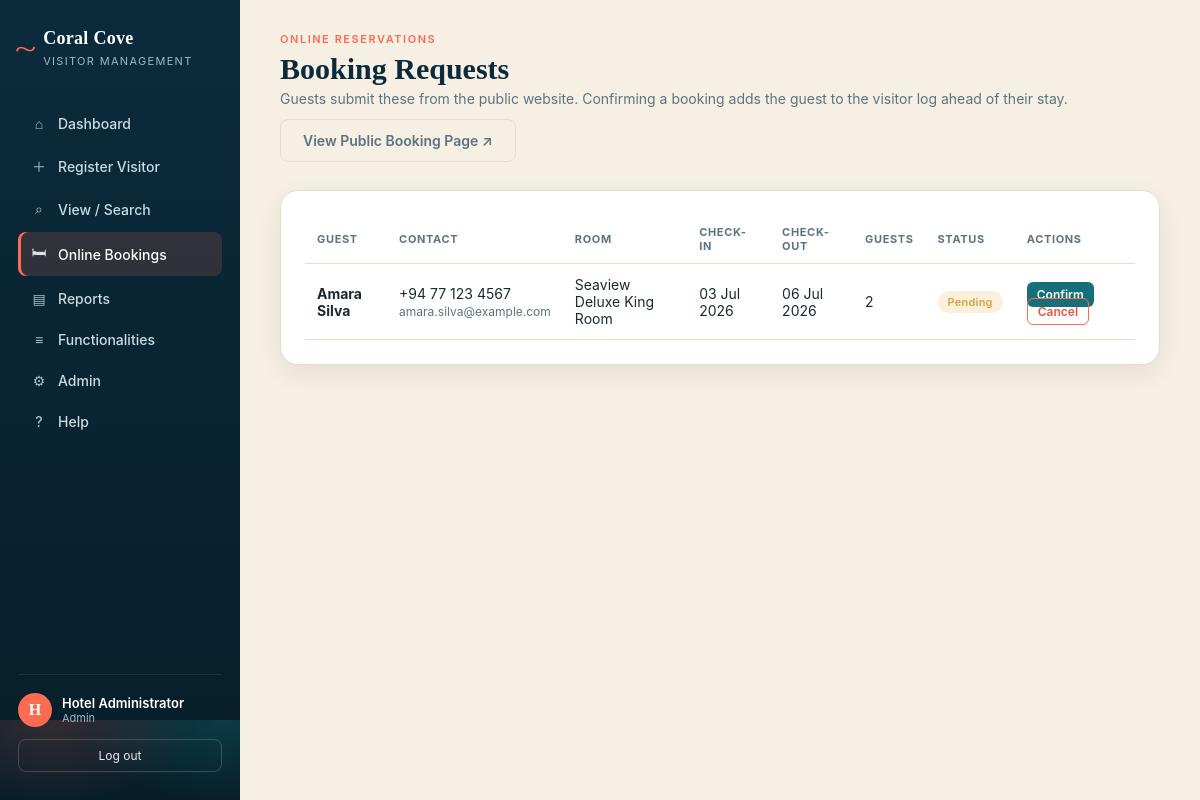
The page /bookings.php (signed in) on the database its author committed.
### tables this page shows
CREATE TABLE IF NOT EXISTS bookings (
    booking_id      INT AUTO_INCREMENT PRIMARY KEY,
    guest_name      VARCHAR(100)  NOT NULL,
    email           VARCHAR(150)  NOT NULL,
    phone           VARCHAR(30)   NOT NULL,
    room_type       VARCHAR(100)  NOT NULL,
    check_in_date   DATE          NOT NULL,
    check_out_date  DATE          NOT NULL,
    guests          INT           NOT NULL DEFAULT 1,
    special_requests TEXT,
    status          ENUM('Pending','Confirmed','Cancelled') NOT NULL DEFAULT 'Pending',
    linked_visitor_id INT NULL,
    created_at      TIMESTAMP DEFAULT CURRENT_TIMESTAMP,
    FOREIGN KEY (linked_visitor_id) REFERENCES visitors(visitor_id) ON DELETE SET NULL
);

### bookings.php (the view, shortened to what this page needs)
<?php
require_once __DIR__ . '/includes/auth.php';
$bookings = $pdo->query("SELECT * FROM bookings ORDER BY created_at DESC")->fetchAll();
include __DIR__ . '/includes/header.php';
?>
<div class="page-head">
  <div>
    <span class="eyebrow">Online Reservations</span>
    <h1>Booking Requests</h1>
    <p>Guests submit these from the public website. Confirming a booking adds the guest to the visitor log ahead of their stay.</p>
  </div>
  <a href="book_room.php" target="_blank" class="btn btn-ghost">View Public Booking Page ↗</a>
</div>
<div class="card">
  <table>
    <thead>
      <tr><th>Guest</th><th>Contact</th><th>Room</th><th>Check-in</th><th>Check-out</th><th>Guests</th><th>Status</th><th>Actions</th></tr>
    </thead>
    <tbody>
      <?php foreach ($bookings as $b): $cls = strtolower($b['status']); ?>
      <tr>
        <td><strong><?= htmlspecialchars($b['guest_name']) ?></strong></td>
        <td><?= htmlspecialchars($b['phone']) ?><br><span style="color:var(--muted); font-size:12px;"><?= htmlspecialchars($b['email']) ?></span></td>
        <td><?= htmlspecialchars($b['room_type']) ?></td>
        <td><?= date('d M Y', strtotime($b['check_in_date'])) ?></td>
        <td><?= date('d M Y', strtotime($b['check_out_date'])) ?></td>
        <td><?= (int) $b['guests'] ?></td>
        <td><span class="badge <?= $cls==='confirmed'?'checkedout':($cls==='cancelled'?'pending':'pending') ?>"><?= htmlspecialchars($b['status']) ?></span></td>
        <td class="row-actions">
          <?php if ($b['status'] === 'Pending'): ?>
            <a href="bookings.php?action=confirm&id=<?= $b['booking_id'] ?>" class="checkin">Confirm</a>
            <a href="bookings.php?action=cancel&id=<?= $b['booking_id'] ?>" class="delete confirm-delete">Cancel</a>
          <?php elseif ($b['status'] === 'Confirmed'): ?>
            <span style="font-size:12px; color:var(--muted);">Added to visitor log ✓</span>
          <?php else: ?>
            <span style="font-size:12px; color:var(--muted);">—</span>
          <?php endif; ?>
        </td>
      </tr>
      <?php endforeach; ?>
    </tbody>
  </table>
</div>
<?php include __DIR__ . '/includes/footer.php'; ?>

### style.css (style rules this page uses)
:root { --navy: #0B2B3C; --navy-deep: #071D29; --teal: #15707A; --teal-light: #DCEFEA; --coral: #FF6B52; --coral-dark: #E8543C; --sand: #F6EFE3; --white: #FFFFFF; --ink: #1B2A30; --muted: #5C7480; --line: #E4DECF; --success: #2E9E6B; --pending: #D9A33C; --radius-lg: 18px; --radius-md: 12px; --radius-sm: 8px; --shadow: 0 8px 24px rgba(11,43,60,0.08); --shadow-lg: 0 16px 40px rgba(11,43,60,0.16); --font-display: Georgia, 'Times New Roman', serif; --font-body: -apple-system, Segoe UI, Helvetica, Arial, sans-serif; }
* { box-sizing: border-box; }
html,body { margin:0; padding:0; }
body { font-family: var(--font-body); background: var(--sand); color: var(--ink); -webkit-font-smoothing: antialiased; }
a { text-decoration:none; color:inherit; }
.page-head { display:flex; justify-content:space-between; align-items:flex-start; margin-bottom:28px; flex-wrap:wrap; gap:12px; }
.page-head h1 { font-family: var(--font-display); font-size:30px; margin:0 0 4px; color:var(--navy); }
.page-head p { margin:0; color:var(--muted); font-size:14px; }
.eyebrow { text-transform:uppercase; letter-spacing:.14em; font-size:11px; color:var(--coral); font-weight:600; margin-bottom:6px; display:block; }
.card { background: var(--white); border-radius: var(--radius-lg); padding: 24px; box-shadow: var(--shadow); border: 1px solid var(--line); margin-bottom: 24px; }
table { width:100%; border-collapse: collapse; font-size:14px; }
thead th { text-align:left; padding:10px 12px; font-size:11px; text-transform:uppercase; letter-spacing:.06em; color: var(--muted); border-bottom: 1px solid var(--line); }
tbody td { padding:12px; border-bottom: 1px solid var(--line); vertical-align:middle; }
.badge { display:inline-block; padding:4px 10px; border-radius:999px; font-size:11px; font-weight:600; letter-spacing:.02em; }
.badge.pending { background:#FBF0DC; color:var(--pending); }
.row-actions a { font-size:12px; font-weight:600; padding:5px 10px; border-radius:6px; margin-right:4px; }
.row-actions a.delete { color:var(--coral-dark); border:1px solid var(--coral); }
.row-actions a.checkin { background: var(--teal); color:white; }
.btn { display:inline-flex; align-items:center; justify-content:center; gap:6px; padding: 12px 22px; border-radius: var(--radius-sm); font-weight:600; font-size:14px; cursor:pointer; border:none; transition: transform .1s ease, box-shadow .15s ease; }
.btn-ghost { background:transparent; color:var(--muted); border:1px solid var(--line); }

### rows shown on the page
bookings: guest_name "Amara Silva", phone "+94 77 123 4567", email "amara.silva@example.com", room_type "Seaview Deluxe King Room", check_in_date "03 Jul 2026", check_out_date "06 Jul 2026", guests "2", status "Pending"

### other values the page prints
substr($u['name'] ?: 'U',0,1) "H"
$u['name'] "Hotel Administrator"
$u['role'] "Admin"
